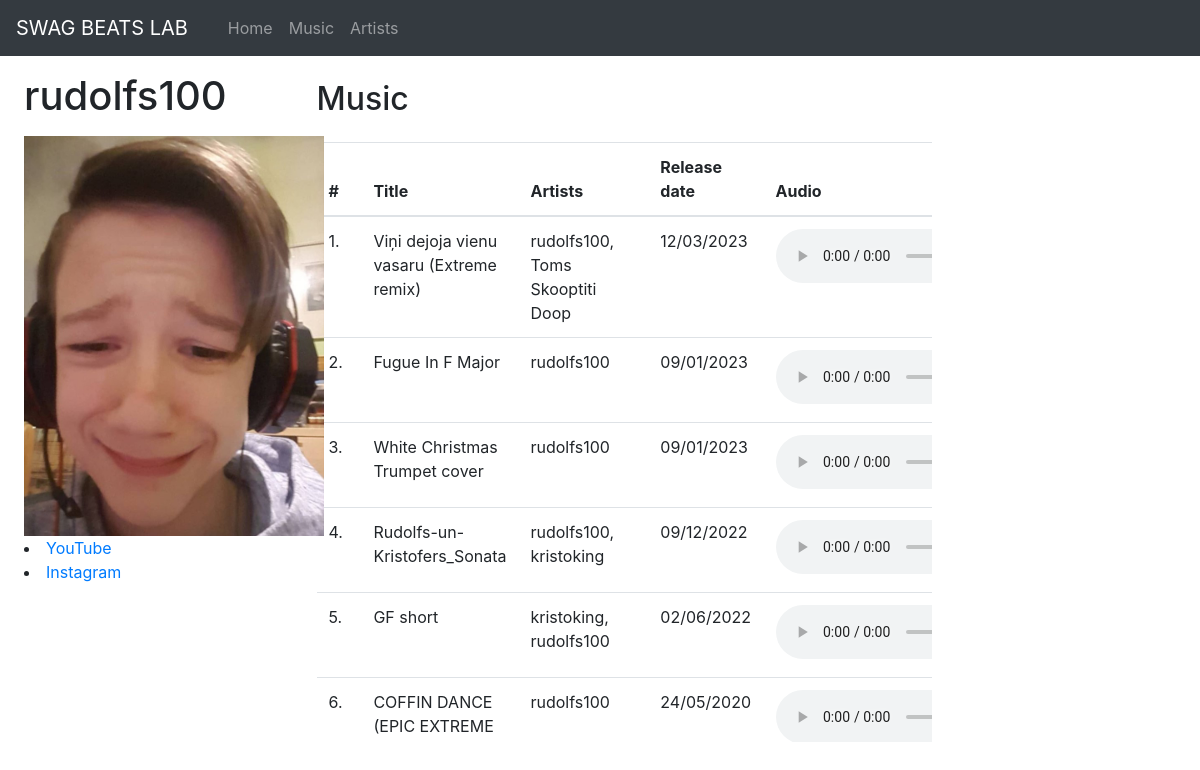
The page /artists/rudolfs100 on the database its author committed.
### tables this page shows
CREATE TABLE "songs" (
	"song_id"	INTEGER,
	"title"	TEXT,
	"artist"	TEXT,
	"release_date"	TEXT,
	"file_name"	TEXT,
	"link"	TEXT,
	PRIMARY KEY("song_id" AUTOINCREMENT)
);

### app.py (the view)
@app.route('/artists/<artist>')
def artist(artist):
    conn = dbconnect.connect()
    c = conn.cursor()
    artist_sqliterow = c.execute('SELECT * FROM artists WHERE name=?', (artist,)).fetchone()
    artist_songs_sqliterow = c.execute(f'SELECT * FROM songs WHERE artist LIKE "%{artist}%"').fetchall()
    dbconnect.close(conn)
    artist_details = dict(artist_sqliterow)
    artist_songs = []
    for one in artist_songs_sqliterow:
        artist_songs.append(dict(one))
    artist_songs.sort(key=lambda x: datetime.datetime.strptime(x['release_date'], '%d/%m/%Y'), reverse=True)
    return render_template('artistprofile.html', artist=artist, artist_details=artist_details, songs=artist_songs)

### dbconnect.py (called while the page is built)
def connect():
    conn = sqlite3.connect('database.db')
    conn.row_factory = sqlite3.Row
    return conn

def close(conn):
    conn.commit()
    conn.close()

### templates/artistprofile.html (shortened to what this page needs)
{% extends "base.html" %}
{% block head %}<link href="{{ url_for('static', filename='css/artistprofile.css') }}" rel="stylesheet">
{% endblock %}
{% block content %}
<nav class="navbar navbar-expand-lg navbar-dark bg-dark">
    <a class="navbar-brand" href="/">SWAG BEATS LAB</a>
    <div class="collapse navbar-collapse" id="navbarNav">
        <ul class="navbar-nav ml-3">
            <li class="nav-item">
                <a class="nav-link" href="/">Home</a>
            </li>
            <li class="nav-item">
                <a class="nav-link" href="/music">Music</a>
            </li>
            <li class="nav-item">
                <a class="nav-link" href="/artists">Artists</a>
            </li>
        </ul>
    </div>
</nav>
<div class="row row-cols-2">
    <div class="col-3 mt-3 ml-4" id="artist-details">
        <h1>{{ artist }}</h1>
        <img src="{{ url_for('static', filename='images/' + artist + '.jpg') }}" alt="artist image">
        <div>
            <li><a href="https://www.youtube.com/{{ artist_details.youtube }}">YouTube</a></li>
            <li><a href="https://www.instagram.com/{{ artist_details.instagram }}/">Instagram</a></li>
        </div>
    </div>
    <div class="mt-4">
        <h2 class="mb-4">Music</h2>
        <div id="music-details">
            <table class="table">
                <thead id="thead">
                    <tr>
                        <th>#</th>
                        <th>Title</th>
                        <th>Artists</th>
                        <th>Release date</th>
                        <th>Audio</th>
                    </tr>
                </thead>
                <tbody>
                    {% for song in songs %}
                    {% set x = loop.index %}
                    <tr>
                        <td>{{ x }}.</td>
                        <td>{{ song.title }}</td>
                        <td>{{ song.artist }}</td>
                        <td>{{ song.release_date }}</td>
                        <td><audio controls>
                                <source src="{{ url_for('static', filename='audio/' + song.file_name) }}" type="audio/mpeg">
                            </audio></td>
                    </tr>
                    {% endfor %}
                </tbody>
            </table>
        </div>
    </div>
</div>
{% endblock %}

### templates/artistprofile.html (style rules this page uses)
img { width: 300px; height: 400px; }
#music-details { height: 600px; overflow-y: scroll; }

### templates/base.html (style rules this page uses)
html { font-family: sans-serif; }

### rows shown on the page
songs: x "1", title "Viņi dejoja vienu vasaru (Extreme remix)", artist "rudolfs100, Toms Skooptiti Doop", release_date "12/03/2023"
songs: x "2", title "Fugue In F Major", artist "rudolfs100", release_date "09/01/2023"
songs: x "3", title "White Christmas Trumpet cover", artist "rudolfs100", release_date "09/01/2023"
songs: x "4", title "Rudolfs-un-Kristofers_Sonata", artist "rudolfs100, kristoking", release_date "09/12/2022"
songs: x "5", title "GF short", artist "kristoking, rudolfs100", release_date "02/06/2022"
songs: x "6", title "COFFIN DANCE (EPIC EXTREME…", artist "rudolfs100", release_date "24/05/2020"

### other values the page prints
{{ artist }} "rudolfs100"
